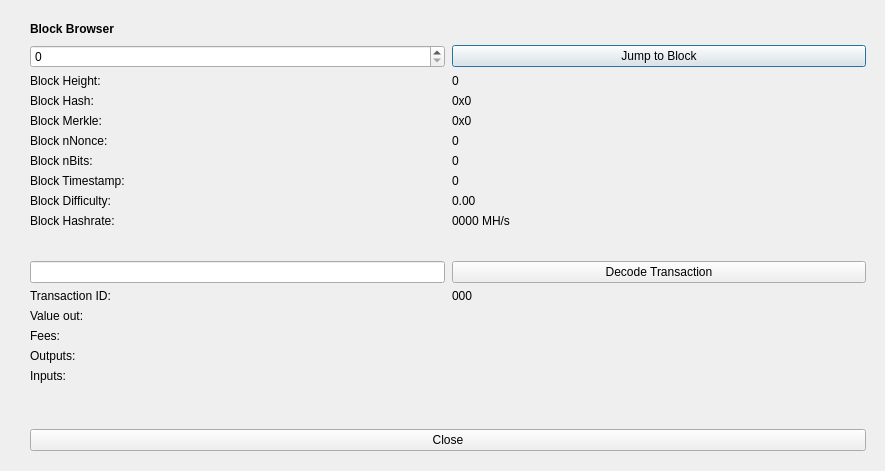
<?xml version="1.0" encoding="UTF-8"?>
<ui version="4.0">
 <class>BlockBrowser</class>
 <widget class="QDialog" name="BlockBrowser">
  <property name="windowModality">
   <enum>Qt::NonModal</enum>
  </property>
  <property name="enabled">
   <bool>true</bool>
  </property>
  <property name="geometry">
   <rect>
    <x>0</x>
    <y>0</y>
    <width>885</width>
    <height>471</height>
   </rect>
  </property>
  <property name="sizePolicy">
   <sizepolicy hsizetype="Preferred" vsizetype="Preferred">
    <horstretch>0</horstretch>
    <verstretch>0</verstretch>
   </sizepolicy>
  </property>
  <property name="minimumSize">
   <size>
    <width>0</width>
    <height>0</height>
   </size>
  </property>
  <property name="acceptDrops">
   <bool>false</bool>
  </property>
  <property name="windowTitle">
   <string>Block Browser</string>
  </property>
  <layout class="QGridLayout">
   <property name="sizeConstraint">
    <enum>QLayout::SetMaximumSize</enum>
   </property>
   <property name="leftMargin">
    <number>21</number>
   </property>
   <property name="topMargin">
    <number>10</number>
   </property>
   <property name="rightMargin">
    <number>10</number>
   </property>
   <item row="1" column="0">
    <widget class="QWidget" name="widget" native="true">
     <property name="minimumSize">
      <size>
       <width>854</width>
       <height>0</height>
      </size>
     </property>
     <layout class="QGridLayout" name="gridLayout">
      <item row="0" column="0">
       <layout class="QHBoxLayout" name="horizontalLayoutBE">
        <property name="spacing">
         <number>7</number>
        </property>
        <item>
         <widget class="QLabel" name="labelBlockExplorer">
          <property name="sizePolicy">
           <sizepolicy hsizetype="Preferred" vsizetype="Maximum">
            <horstretch>0</horstretch>
            <verstretch>0</verstretch>
           </sizepolicy>
          </property>
          <property name="font">
           <font>
            <weight>75</weight>
            <bold>true</bold>
           </font>
          </property>
          <property name="styleSheet">
           <string notr="true">font-weight:bold;</string>
          </property>
          <property name="text">
           <string>Block Browser</string>
          </property>
         </widget>
        </item>
        <item>
         <spacer name="horizontalSpacerBE">
          <property name="orientation">
           <enum>Qt::Horizontal</enum>
          </property>
          <property name="sizeHint" stdset="0">
           <size>
            <width>40</width>
            <height>20</height>
           </size>
          </property>
         </spacer>
        </item>
       </layout>
      </item>
      <item row="1" column="0">
       <layout class="QGridLayout" name="gridLayoutBE" rowstretch="0,0,0,0,0,0,0,0,0,0,0,0,0,0,0,0,0,0,0" columnstretch="0,0">
        <property name="sizeConstraint">
         <enum>QLayout::SetDefaultConstraint</enum>
        </property>
        <property name="horizontalSpacing">
         <number>7</number>
        </property>
        <item row="12" column="0">
         <widget class="QLineEdit" name="txBox">
          <property name="sizePolicy">
           <sizepolicy hsizetype="Preferred" vsizetype="Fixed">
            <horstretch>0</horstretch>
            <verstretch>0</verstretch>
           </sizepolicy>
          </property>
          <property name="inputMask">
           <string comment="Transaction id" extracomment="Transaction id"/>
          </property>
          <property name="placeholderText">
           <string comment="Transaction ID" extracomment="Transaction ID"/>
          </property>
         </widget>
        </item>
        <item row="5" column="0">
         <widget class="QLabel" name="merkleLabel">
          <property name="text">
           <string>Block Merkle:</string>
          </property>
         </widget>
        </item>
        <item row="4" column="0">
         <widget class="QLabel" name="hashLabel">
          <property name="text">
           <string>Block Hash:</string>
          </property>
         </widget>
        </item>
        <item row="15" column="0">
         <widget class="QLabel" name="feesLabel">
          <property name="text">
           <string>Fees:</string>
          </property>
         </widget>
        </item>
        <item row="14" column="0">
         <widget class="QLabel" name="valueLabel">
          <property name="text">
           <string>Value out:</string>
          </property>
         </widget>
        </item>
        <item row="5" column="1">
         <widget class="QLabel" name="merkleBox">
          <property name="minimumSize">
           <size>
            <width>187</width>
            <height>0</height>
           </size>
          </property>
          <property name="text">
           <string>0x0</string>
          </property>
          <property name="textInteractionFlags">
           <set>Qt::LinksAccessibleByMouse|Qt::TextSelectableByMouse</set>
          </property>
         </widget>
        </item>
        <item row="4" column="1">
         <widget class="QLabel" name="hashBox">
          <property name="enabled">
           <bool>true</bool>
          </property>
          <property name="sizePolicy">
           <sizepolicy hsizetype="Preferred" vsizetype="Preferred">
            <horstretch>0</horstretch>
            <verstretch>0</verstretch>
           </sizepolicy>
          </property>
          <property name="minimumSize">
           <size>
            <width>0</width>
            <height>0</height>
           </size>
          </property>
          <property name="text">
           <string>0x0</string>
          </property>
          <property name="textInteractionFlags">
           <set>Qt::LinksAccessibleByMouse|Qt::TextSelectableByMouse</set>
          </property>
         </widget>
        </item>
        <item row="9" column="1">
         <widget class="QLabel" name="diffBox">
          <property name="text">
           <string>0.00</string>
          </property>
          <property name="textInteractionFlags">
           <set>Qt::LinksAccessibleByMouse|Qt::TextSelectableByMouse</set>
          </property>
         </widget>
        </item>
        <item row="11" column="0">
         <spacer name="verticalSpacer_2">
          <property name="orientation">
           <enum>Qt::Vertical</enum>
          </property>
          <property name="sizeHint" stdset="0">
           <size>
            <width>399</width>
            <height>13</height>
           </size>
          </property>
         </spacer>
        </item>
        <item row="6" column="1">
         <widget class="QLabel" name="nonceBox">
          <property name="text">
           <string>0</string>
          </property>
          <property name="textInteractionFlags">
           <set>Qt::LinksAccessibleByMouse|Qt::TextSelectableByMouse</set>
          </property>
         </widget>
        </item>
        <item row="8" column="1">
         <widget class="QLabel" name="timeBox">
          <property name="text">
           <string>0</string>
          </property>
          <property name="textInteractionFlags">
           <set>Qt::LinksAccessibleByMouse|Qt::TextSelectableByMouse</set>
          </property>
         </widget>
        </item>
        <item row="16" column="0">
         <widget class="QLabel" name="outputLabel">
          <property name="text">
           <string>Outputs:</string>
          </property>
          <property name="alignment">
           <set>Qt::AlignLeading|Qt::AlignLeft|Qt::AlignTop</set>
          </property>
         </widget>
        </item>
        <item row="17" column="0">
         <widget class="QLabel" name="inputLabel">
          <property name="text">
           <string>Inputs:</string>
          </property>
          <property name="alignment">
           <set>Qt::AlignLeading|Qt::AlignLeft|Qt::AlignTop</set>
          </property>
         </widget>
        </item>
        <item row="18" column="0">
         <spacer name="verticalSpacer">
          <property name="orientation">
           <enum>Qt::Vertical</enum>
          </property>
          <property name="sizeHint" stdset="0">
           <size>
            <width>20</width>
            <height>40</height>
           </size>
          </property>
         </spacer>
        </item>
        <item row="14" column="1">
         <widget class="QLabel" name="valueBox">
          <property name="text">
           <string/>
          </property>
          <property name="textInteractionFlags">
           <set>Qt::LinksAccessibleByMouse|Qt::TextSelectableByMouse</set>
          </property>
         </widget>
        </item>
        <item row="1" column="1">
         <widget class="QPushButton" name="blockButton">
          <property name="text">
           <string>Jump to Block</string>
          </property>
         </widget>
        </item>
        <item row="6" column="0">
         <widget class="QLabel" name="nonceLabel">
          <property name="text">
           <string>Block nNonce:</string>
          </property>
         </widget>
        </item>
        <item row="9" column="0">
         <widget class="QLabel" name="diffLabel">
          <property name="text">
           <string>Block Difficulty:</string>
          </property>
         </widget>
        </item>
        <item row="13" column="1">
         <widget class="QLabel" name="txID">
          <property name="text">
           <string>000</string>
          </property>
          <property name="textInteractionFlags">
           <set>Qt::LinksAccessibleByMouse|Qt::TextSelectableByMouse</set>
          </property>
         </widget>
        </item>
        <item row="3" column="1">
         <widget class="QLabel" name="heightLabelBE1">
          <property name="text">
           <string>0</string>
          </property>
          <property name="textInteractionFlags">
           <set>Qt::LinksAccessibleByMouse|Qt::TextSelectableByMouse</set>
          </property>
         </widget>
        </item>
        <item row="16" column="1">
         <widget class="QLabel" name="outputBox">
          <property name="text">
           <string/>
          </property>
          <property name="alignment">
           <set>Qt::AlignLeading|Qt::AlignLeft|Qt::AlignTop</set>
          </property>
          <property name="textInteractionFlags">
           <set>Qt::LinksAccessibleByMouse|Qt::TextSelectableByMouse</set>
          </property>
         </widget>
        </item>
        <item row="1" column="0">
         <widget class="QSpinBox" name="heightBox">
          <property name="sizePolicy">
           <sizepolicy hsizetype="Preferred" vsizetype="Fixed">
            <horstretch>0</horstretch>
            <verstretch>0</verstretch>
           </sizepolicy>
          </property>
          <property name="maximum">
           <number>99999999</number>
          </property>
         </widget>
        </item>
        <item row="10" column="1">
         <widget class="QLabel" name="hashRateBox">
          <property name="text">
           <string>0000 MH/s</string>
          </property>
          <property name="textInteractionFlags">
           <set>Qt::LinksAccessibleByMouse|Qt::TextSelectableByMouse</set>
          </property>
         </widget>
        </item>
        <item row="17" column="1">
         <widget class="QLabel" name="inputBox">
          <property name="text">
           <string/>
          </property>
          <property name="alignment">
           <set>Qt::AlignLeading|Qt::AlignLeft|Qt::AlignTop</set>
          </property>
          <property name="textInteractionFlags">
           <set>Qt::LinksAccessibleByMouse|Qt::TextSelectableByMouse</set>
          </property>
         </widget>
        </item>
        <item row="3" column="0">
         <widget class="QLabel" name="heightLabelBE2">
          <property name="text">
           <string>Block Height:</string>
          </property>
         </widget>
        </item>
        <item row="13" column="0">
         <widget class="QLabel" name="txLabel">
          <property name="text">
           <string>Transaction ID:</string>
          </property>
         </widget>
        </item>
        <item row="15" column="1">
         <widget class="QLabel" name="feesBox">
          <property name="text">
           <string/>
          </property>
          <property name="textInteractionFlags">
           <set>Qt::LinksAccessibleByMouse|Qt::TextSelectableByMouse</set>
          </property>
         </widget>
        </item>
        <item row="7" column="0">
         <widget class="QLabel" name="bitsLabel">
          <property name="text">
           <string>Block nBits:</string>
          </property>
         </widget>
        </item>
        <item row="12" column="1">
         <widget class="QPushButton" name="txButton">
          <property name="text">
           <string>Decode Transaction</string>
          </property>
         </widget>
        </item>
        <item row="8" column="0">
         <widget class="QLabel" name="timeLabel">
          <property name="text">
           <string>Block Timestamp:</string>
          </property>
         </widget>
        </item>
        <item row="10" column="0">
         <widget class="QLabel" name="hashRateLabel">
          <property name="text">
           <string>Block Hashrate:</string>
          </property>
         </widget>
        </item>
        <item row="7" column="1">
         <widget class="QLabel" name="bitsBox">
          <property name="text">
           <string>0</string>
          </property>
          <property name="textInteractionFlags">
           <set>Qt::LinksAccessibleByMouse|Qt::TextSelectableByMouse</set>
          </property>
         </widget>
        </item>
       </layout>
      </item>
      <item row="2" column="0">
       <widget class="QPushButton" name="closeButton">
        <property name="text">
         <string>Close</string>
        </property>
       </widget>
      </item>
     </layout>
    </widget>
   </item>
  </layout>
 </widget>
 <resources/>
 <connections/>
</ui>
